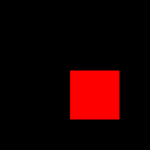
Frame 1 (no input)
Frame 60 (no input): identical to frame 1, image omitted
Frame 120 (the mouse pressed at the canvas centre since frame 60): identical to frame 1, image omitted

The p5.js sketch that drew this single still picture (run headless with seeded random() and noise() and a simulated clock; from frame 60 on, the mouse is pressed at the canvas centre):

// p5.js sketch
// ── sketch.js
function setup() {
  // p5 creates a canvas and appends it to the page
  createCanvas(150, 150);
  // create any html element
  createElement('h1', 'Heading created by p5')
  // p5 creates and appends a paragraph
  createP("Paragraph created by p5.");

}

function draw() {
  background(0);
  fill(255, 0, 0);
  rect(70, 70, 50, 50);
}

function mousePressed() {
  createP("Random number " + random(0,10) + " created by mouse click.")
}
